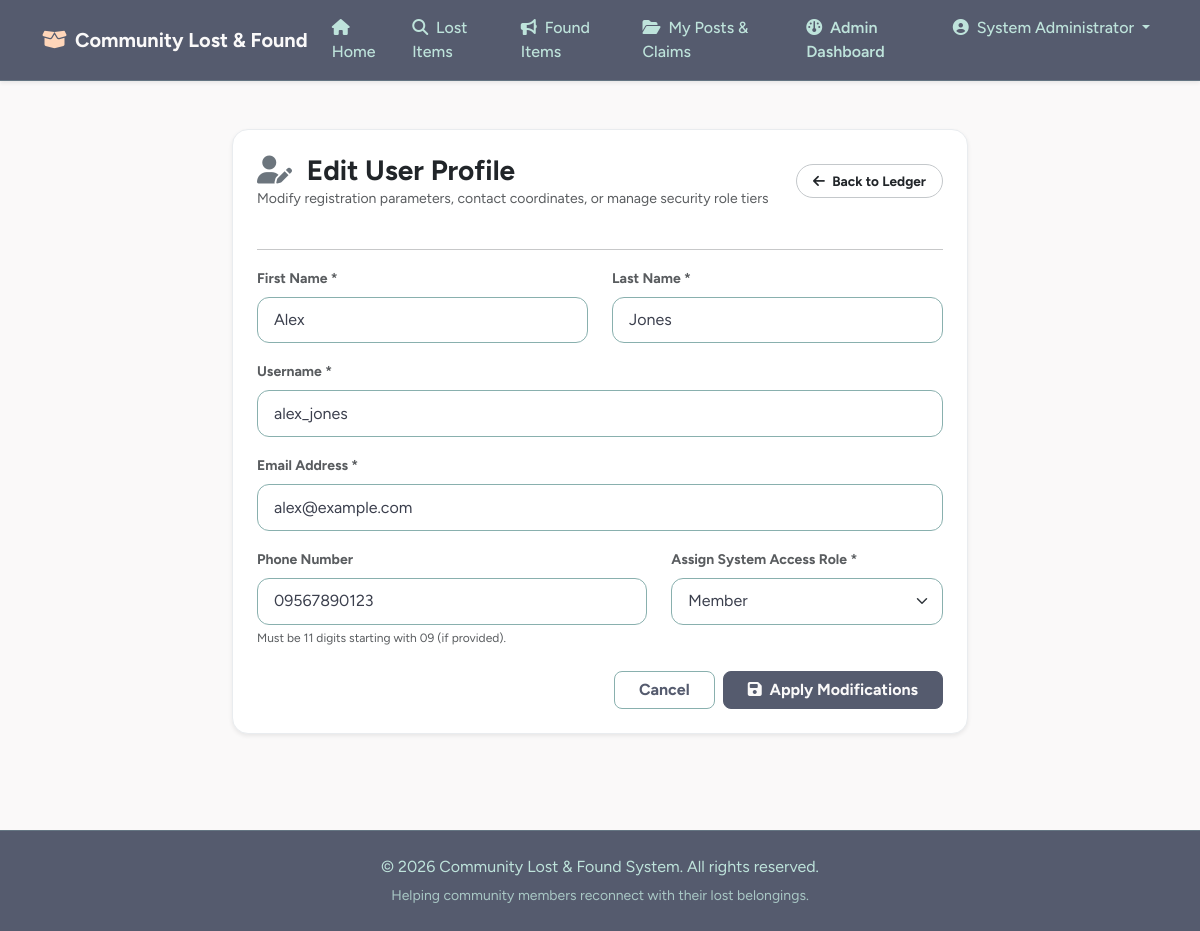
Screenshot of /admin/edit_user.php?id=5 (signed in) with the database file from the repository.
### tables this page shows
CREATE TABLE `users` (
  `user_id` INT AUTO_INCREMENT PRIMARY KEY,
  `role_id` INT NOT NULL,
  `username` VARCHAR(50) NOT NULL UNIQUE,
  `email` VARCHAR(100) NOT NULL UNIQUE,
  `passwordhash` VARCHAR(255) NOT NULL,
  `firstname` VARCHAR(50) NOT NULL,
  `lastname` VARCHAR(50) NOT NULL,
  `phone` VARCHAR(20) DEFAULT NULL,
  `created_at` TIMESTAMP DEFAULT CURRENT_TIMESTAMP,
  CONSTRAINT `fk_user_role` FOREIGN KEY (`role_id`) REFERENCES `roles` (`role_id`) ON DELETE RESTRICT
);

CREATE TABLE `roles` (
  `role_id` INT AUTO_INCREMENT PRIMARY KEY,
  `role` VARCHAR(30) NOT NULL UNIQUE
);

### admin/edit_user.php (the view, shortened to what this page needs)
<?php
require_once '../db.php';
$id = intval($_GET['id'] ?? 0);
$stmt = $pdo->prepare("SELECT * FROM users WHERE user_id = ?");
$stmt->execute([$id]);
$user = $stmt->fetch();
$systemRoles = $pdo->query("SELECT * FROM roles ORDER BY role_id ASC")->fetchAll();
include '../header.php';
?>
<div class="container my-5">
    <div class="row justify-content-center">
        <div class="col-md-8">
            <div class="card shadow-sm p-4 border border-light-subtle" style="border-radius: 16px;">
                <div class="d-flex justify-content-between align-items-center mb-4">
                    <div>
                        <h3 class="fw-bold text-dark m-0"><i class="fa-solid fa-user-pen text-secondary me-2"></i> Edit User Profile</h3>
                        <p class="text-muted small m-0">Modify registration parameters, contact coordinates, or manage security role tiers</p>
                    </div>
                    <a href="manage_users.php" class="btn btn-outline-secondary bg-white text-dark border-secondary-subtle px-3 py-1.5 fw-bold" style="border-radius: 20px; font-size: 0.85rem;">
                        <i class="fa-solid fa-arrow-left me-1"></i> Back to Ledger
                    </a>
                </div>
                <hr class="text-light-subtle my-3">
                <form method="POST" action="edit_user.php?id=<?php echo $id; ?>">
                    <div class="row">
                        <div class="col-md-6 mb-3">
                            <label for="firstname" class="form-label fw-bold small text-muted">First Name *</label>
                            <input type="text" class="form-control" id="firstname" name="firstname" required value="<?php echo htmlspecialchars($user['firstname'] ?? ''); ?>">
                        </div>
                        <div class="col-md-6 mb-3">
                            <label for="lastname" class="form-label fw-bold small text-muted">Last Name *</label>
                            <input type="text" class="form-control" id="lastname" name="lastname" required value="<?php echo htmlspecialchars($user['lastname'] ?? ''); ?>">
                        </div>
                    </div>
                    <div class="mb-3">
                        <label for="username" class="form-label fw-bold small text-muted">Username *</label>
                        <input type="text" class="form-control" id="username" name="username" required value="<?php echo htmlspecialchars($user['username'] ?? ''); ?>">
                    </div>
                    <div class="mb-3">
                        <label for="email" class="form-label fw-bold small text-muted">Email Address *</label>
                        <input type="email" class="form-control" id="email" name="email" required value="<?php echo htmlspecialchars($user['email'] ?? ''); ?>">
                    </div>
                    <div class="row">
                        <div class="col-md-7 mb-3">
                            <label for="phone" class="form-label fw-bold small text-muted">Phone Number</label>
                            <input type="text" class="form-control" id="phone" name="phone" placeholder="e.g. 09123456789" value="<?php echo htmlspecialchars($user['phone'] ?? ''); ?>">
                            <div class="form-text text-muted" style="font-size: 0.75rem;">Must be 11 digits starting with 09 (if provided).</div>
                        </div>
                        <div class="col-md-5 mb-4">
                            <label for="role_id" class="form-label fw-bold small text-muted">Assign System Access Role *</label>
                            <select class="form-select text-capitalize" id="role_id" name="role_id" required>
                                <?php foreach ($systemRoles as $role): ?>
                                    <option value="<?php echo $role['role_id']; ?>" <?php echo (intval($user['role_id']) === intval($role['role_id'])) ? 'selected' : ''; ?>>
                                        <?php echo htmlspecialchars($role['role']); ?>
                                    </option>
                                <?php endforeach; ?>
                            </select>
                        </div>
                    </div>
                    <div class="d-flex justify-content-end gap-2 pt-2">
                        <a href="manage_users.php" class="btn btn-outline-secondary px-4 fw-bold" style="border-radius: 8px;">Cancel</a>
                        <button type="submit" class="btn btn-dark px-4 fw-bold" style="border-radius: 8px;"><i class="fa-solid fa-save me-1"></i> Apply Modifications</button>
                    </div>
                </form>
            </div>
        </div>
    </div>
</div>
<?php include '../footer.php'; ?>

### header.php (style rules this page uses)
:root { --blue-slate: #555b6eff; --muted-teal: #89b0aeff; --frozen-water: #bee3dbff; --bright-snow: #faf9f9ff; --peach-fuzz: #ffd6baff; --ink: #3b3f4d; }
body { background-color: var(--bright-snow); color: var(--blue-slate); font-family: 'Figtree', system-ui, -apple-system, 'Segoe UI', sans-serif; display: flex; flex-direction: column; min-height: 100vh; }
.btn-outline-secondary, .btn-outline-success { border-color: var(--muted-teal); color: var(--blue-slate); font-weight: 600; border-radius: 999px; }
.btn-dark { background-color: var(--blue-slate); border-color: var(--blue-slate); color: var(--bright-snow); border-radius: 999px; font-weight: 600; }
.card { border: 1px solid var(--frozen-water); border-radius: 16px; background-color: #ffffff; box-shadow: 0 4px 20px rgba(85, 91, 110, 0.04); transition: transform 0.2s ease, box-shadow 0.2s ease; }
.form-control, .form-select { border-radius: 12px; border: 1px solid var(--muted-teal); padding: .65rem 1rem; background-color: #fff; color: var(--ink); }
.form-control { border-radius: 12px; }

### rows the page displays
users: firstname "Alex", lastname "Jones", username "alex_jones", email "alex@example.com", phone "09567890123", role_id "member"

### other values shown
$_SESSION['full_name'] "System Administrator"
